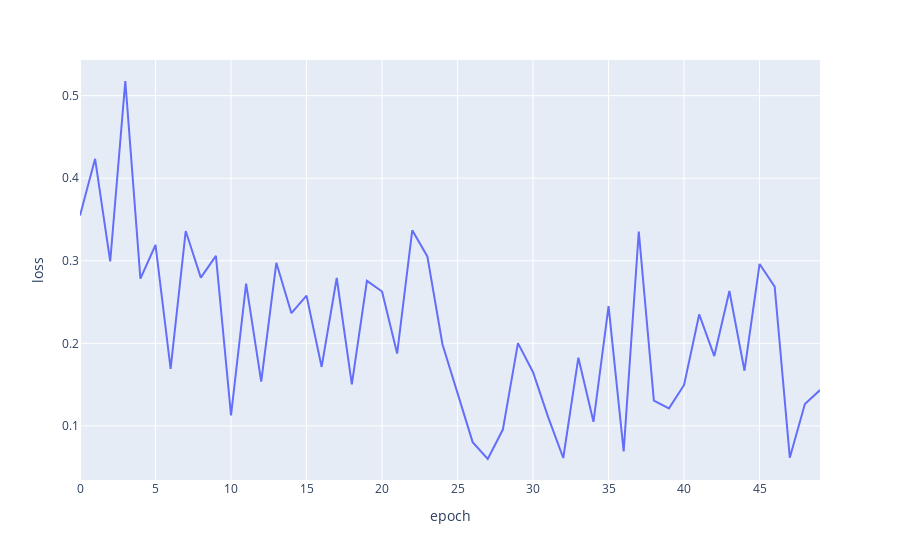

Write notebook code for a chart like this one.
### Code cell
import plotly.express as px

df_loss = pd.DataFrame(losses, columns=['loss'])
df_loss["epoch"] = range(0, len(df_loss))

fig = px.line(df_loss, x="epoch", y="loss")
fig.show()

### Figure 1 — Plotly figure (JSON) as saved in the notebook; plotly's stock layout.template omitted (floating-point values rounded to 4 significant figures)
{"data": [{"hovertemplate": "epoch=%{x}<br>loss=%{y}<extra></extra>", "legendgroup": "", "line": {"color": "#636efa", "dash": "solid"}, "marker": {"symbol": "circle"}, "mode": "lines", "name": "", "orientation": "v", "showlegend": false, "type": "scatter", "x": [0, 1, 2, 3, 4, 5, 6, 7, 8, 9, 10, 11, 12, 13, 14, 15, 16, 17, 18, 19, 20, 21, 22, 23, 24, 25, 26, 27, 28, 29, 30, 31, 32, 33, 34, 35, 36, 37, 38, 39, 40, 41, 42, 43, 44, 45, 46, 47, 48, 49], "xaxis": "x", "y": [0.3548, 0.4235, 0.2991, 0.5178, 0.2782, 0.3191, 0.169, 0.336, 0.2796, 0.3059, 0.1125, 0.2724, 0.1536, 0.2975, 0.2365, 0.2578, 0.1714, 0.2791, 0.1503, 0.2756, 0.2627, 0.1876, 0.3369, 0.3053, 0.1988, 0.1392, 0.08024, 0.05983, 0.09547, 0.2002, 0.1649, 0.1105, 0.06101, 0.1826, 0.1049, 0.245, 0.06902, 0.3354, 0.1305, 0.1212, 0.1496, 0.235, 0.1845, 0.2633, 0.1668, 0.2962, 0.2687, 0.06147, 0.1264, 0.1433], "yaxis": "y"}], "layout": {"legend": {"tracegroupgap": 0}, "margin": {"t": 60}, "xaxis": {"anchor": "y", "domain": [0, 1], "title": {"text": "epoch"}}, "yaxis": {"anchor": "x", "domain": [0, 1], "title": {"text": "loss"}}}}
